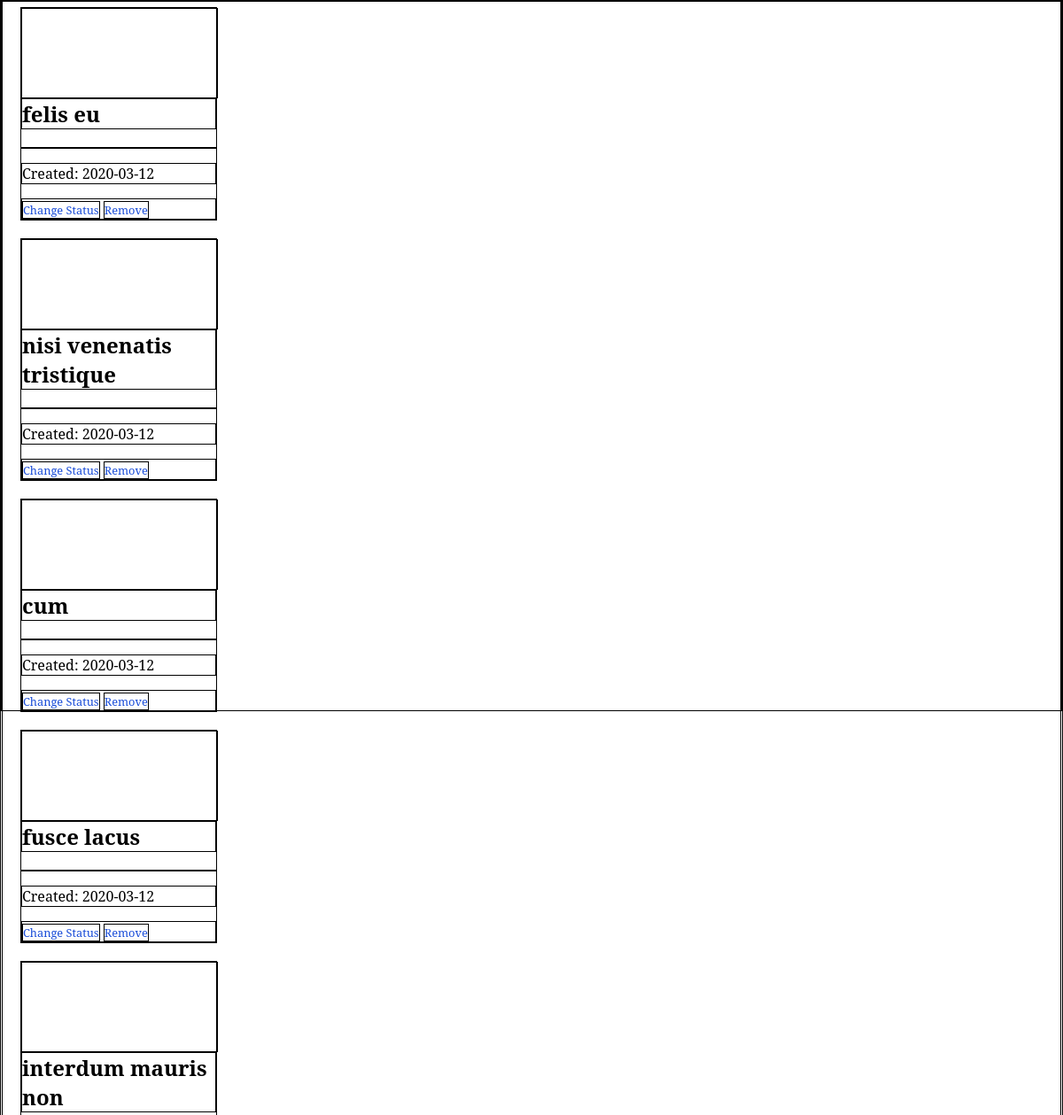
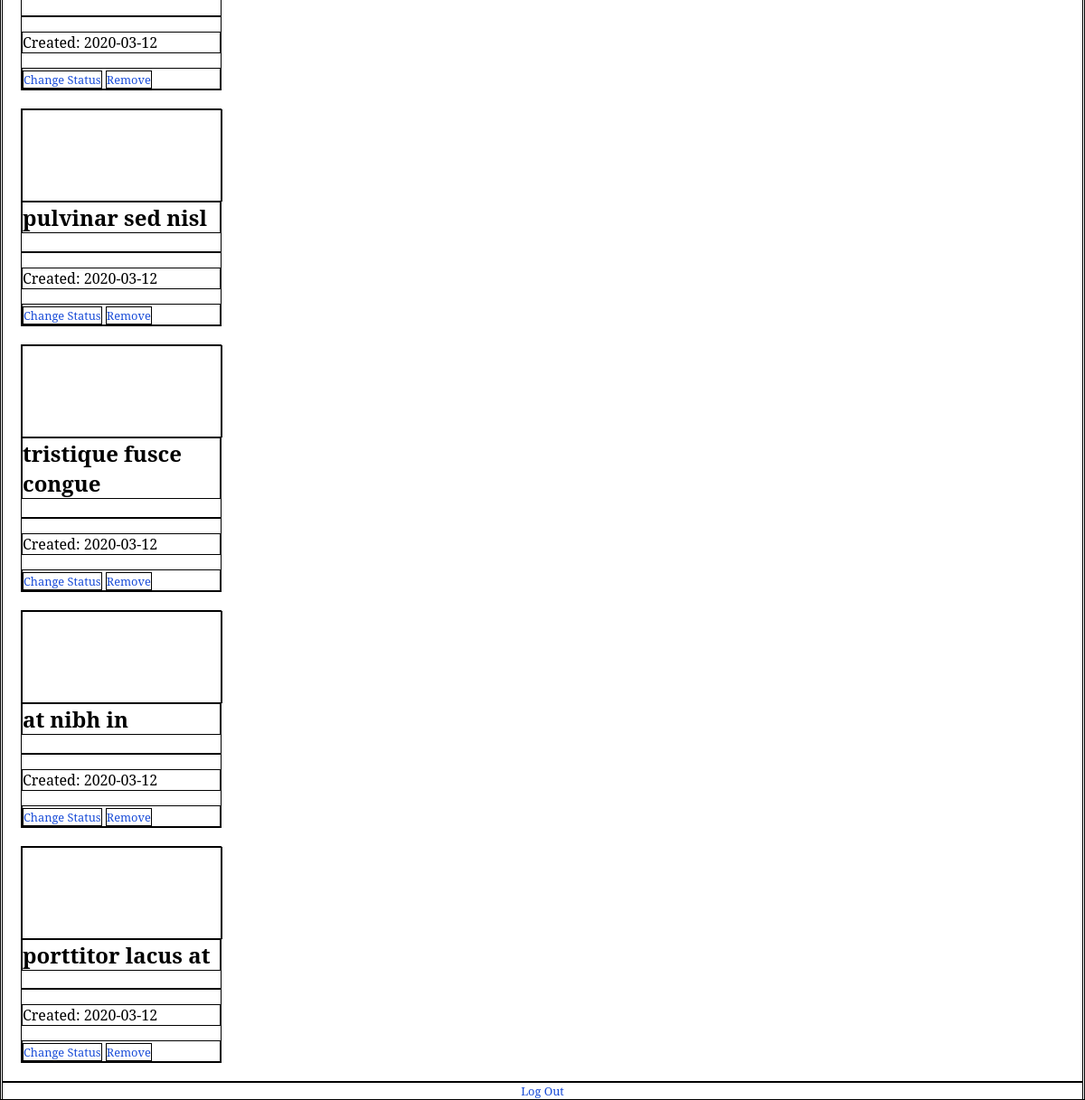
The app's page /users/Madelon (signed in) with its own data (2 pictures, top to bottom).
### models.py (models this page shows, shortened)
class Abstract:
    id = Column(Integer, primary_key=True)
    created_on = Column(Date, default=date.today())

class Task(Abstract, Base):
    __tablename__ = 'tasks'
    title = Column(String(20), nullable=False)
    author_id = Column(Integer, ForeignKey('users.id', ondelete='CASCADE'), nullable=False)
    details = Column(Text)
    deadline = Column(Date)
    status = Column(Boolean, default=0)
    author = relationship(User)

### app.py (the view)
@app.route('/users/<name>')
def user_page(name):
    user_tasks = get_user_tasks(name)
    access_id = None
    if get_user_info(name) != None:
        access_id = get_user_info(name)["access_id"]
    return render_template('user.html', name=name, tasks=user_tasks, access_id=access_id)

### models.py (called while the page is built)
def get_user_info(name):
    engine = create_engine('sqlite:///app.db', echo=True)
    session = Session(bind=engine)
    user = session.query(User).filter_by(username=name).first()
    if user != None:
        user_info = {
                    "id": user.id,
                    "name": user.username,
                    "email": user.email,
                    "password": user.password,
                    "access": user.access,
                    "access_id": user.access_id
                    }
        session.close()
        return user_info
    session.close()
    return None

def get_user_tasks(name):
    engine = create_engine('sqlite:///app.db', echo=True)
    session = Session(bind=engine)
    user = session.query(User).filter_by(username=name).first()
    if user:
        user_tasks = user.tasks
        session.close()
        return user_tasks
    session.close()
    return None

### templates/user.html (shortened to what this page needs)
<head>
    <link rel="stylesheet" href="{{ url_for('static', filename='styles.css') }}">
    <link rel="stylesheet" href="{{ url_for('static', filename='user.css') }}">
</head>
{% if name != session['account'] %}
    <p>Something went wrong, please go to
        <a href={{ url_for('login') }}>Log In</a> /
        <a href={{ url_for('index') }}>Sign Up</a>
    </p>
{% else %}
    <div class="wrapper">
    {% for task in tasks %}
    <div id={{ loop.index|string }} class="card">
        <div class="card-img"></div>
        <h2 class="card-heading">{{ task.title }}</h2>
        <p class="card-details">{{ task.details }}</p>
        <p class="card-start-date">Created: {{ task.created_on }}</p>
        <div class="card-ui">
            <a href={{ "/status_task/" + loop.index|string }}>Change Status</a>
            <a href="#" onclick=remove_task(event)>Remove</a>
        </div>
    </div>
    {% endfor %}
    </div>
    <a href={{ url_for('logout') }}>Log Out</a>
{% endif %}

### static/styles.css (style rules this page uses)
a { text-align: center; text-decoration: none; color: rgb(25, 76, 216); font-size: 0.8rem; }

### static/user.css (style rules this page uses)
* { border: 1px solid #000; }
div.card { width: 220px; margin: 20px; }
div.card-img { height: 100px; width: 100%; background: url(https://avatars.mds.yandex.net/get-pdb/1598525/02eee8c3-9469-4a94-8d70-42ab42fc1519/s1200); background-size: cover; background-position: center; }
h2.card-heading { margin-top: 0; }

### records on screen
Task: title "felis eu", created_on "2020-03-12"
Task: title "nisi venenatis tristique", created_on "2020-03-12"
Task: title "cum", created_on "2020-03-12"
Task: title "fusce lacus", created_on "2020-03-12"
Task: title "interdum mauris non", created_on "2020-03-12"
Task: title "pulvinar sed nisl", created_on "2020-03-12"
Task: title "tristique fusce congue", created_on "2020-03-12"
Task: title "at nibh in", created_on "2020-03-12"
Task: title "porttitor lacus at", created_on "2020-03-12"
